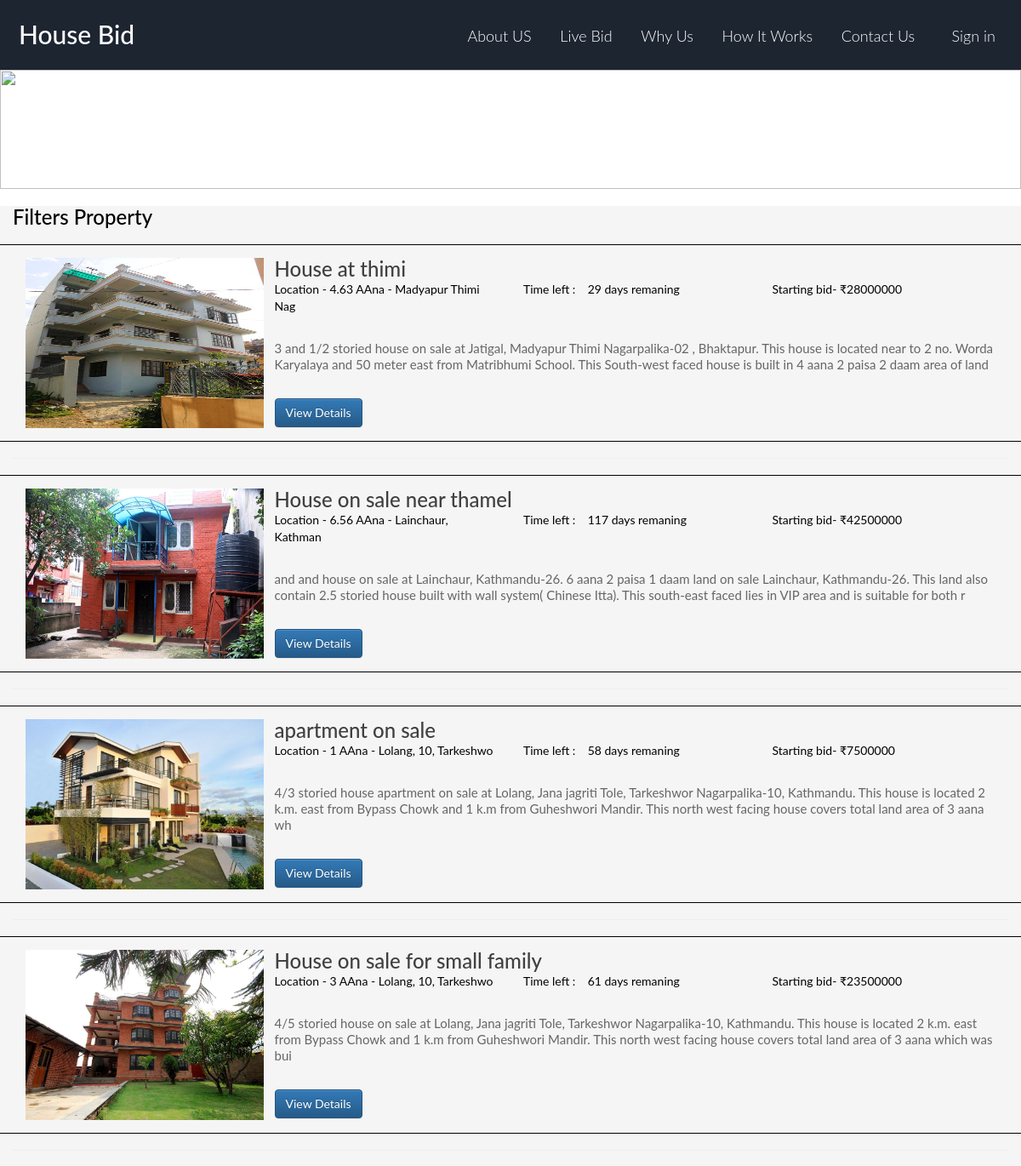
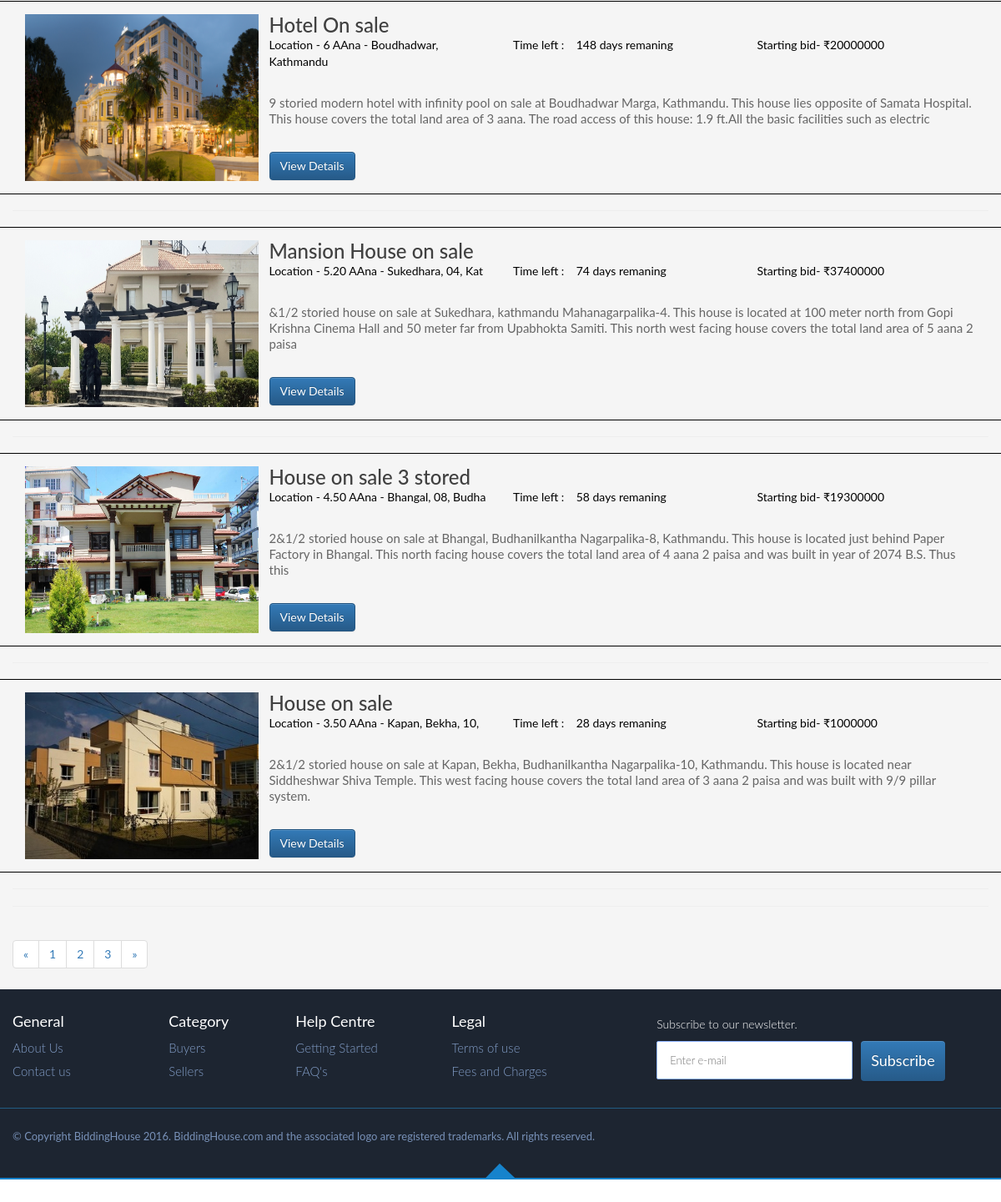
/austion_page_ori.php, run on the app's committed database (2 pictures, top to bottom).
### tables this page shows
CREATE TABLE `auctions_post` (
  `post_id` int(10) NOT NULL,
  `post_title` varchar(255) NOT NULL,
  `post_date` date NOT NULL,
  `bid_end_date` date NOT NULL,
  `post_location` varchar(30) NOT NULL,
  `post_image` text NOT NULL,
  `post_tags` int(12) NOT NULL,
  `post_content` varchar(255) NOT NULL,
  `video_link` varchar(255) NOT NULL,
  `map_link` varchar(255) NOT NULL,
  `virtual_tour_link` varchar(255) NOT NULL,
  `threshold_bid` int(20) NOT NULL,
  `post_status` varchar(15) NOT NULL,
  `post_approve_unapp` varchar(255) NOT NULL
);

### austion_page_ori.php (the view, shortened to what this page needs)
<?php include "include/header.php" ?>
<section id="inner-banne">
  <img src="images_lat/banner/property_search_header_3.jpg"  height="140" alt="" title="" />
</section>
<br>
<section id="wrapper">
  <div class="detail-TopBar">
    <div class="pdTopBar">
  <div class="container">
      <h3 class="my-4">Filters Property </h3>
<br>
  <?php
  $query="SELECT * FROM auctions_post WHERE post_approve_unapp='approve' ORDER BY post_id desc";
  $select_all_post_query=mysqli_query($link,$query);
  while($row=mysqli_fetch_assoc($select_all_post_query)){
    $post_title=$row['post_title'];
    $post_date=$row['post_date'];
    $bid_end_date=$row['bid_end_date'];
    $post_image=$row['post_image'];
    $post_content=$row['post_content'];
    $post_location=$row['post_location'];
    $threshold_bid=$row['threshold_bid'];
  $post_id=$row['post_id'];
?>
      <div class="row" style="outline:1px solid black;padding:15px;">
        <div class="col-md-3">
            <a href="#">
            <img class="img-fluid rounded mb-3 mb-md-0" height="200" width="280" src="images/<?php echo $post_image;?>" alt="">
          </a>
        </div>
        <div class="col-md-9">
          <h3><a href="bidding_house.php?id=<?php echo $post_id ?>" role=""><?php echo $post_title ?></a></h3>
           <div class="row">
            <div class="col-md-4"> Location - <?php echo $post_location ?></div>
            <div class="col-md-4">Time left : &nbsp&nbsp
             <?php
              $now = strtotime("$post_date");
              $your_date = strtotime("$bid_end_date");
              $datediff =$your_date-$now;
              echo round($datediff / (60 * 60 * 24))." days remaning";
               ?>
                </div>
            <div class="col-md-4">Starting bid-  &#x20B9;<?php echo $threshold_bid ?></div>
          </div>
          <br>
          <p><?php echo $post_content ?></p>
          <br>
          <a class="btn btn-primary"  href='<?php echo "bidding_house.php?id=".$post_id; ?>'>View Details</a>
        </div>
      </div>
      <hr>
<?php
  }
  ?>
      <hr>
      <ul class="pagination justify-content-center">
        <li class="page-item">
          <a class="page-link" href="#" aria-label="Previous">
            <span aria-hidden="true">&laquo;</span>
          </a>
        </li>
        <li class="page-item">
          <a class="page-link" href="#">1</a>
        </li>
        <li class="page-item">
          <a class="page-link" href="#">2</a>
        </li>
        <li class="page-item">
          <a class="page-link" href="#">3</a>
        </li>
        <li class="page-item">
          <a class="page-link" href="#" aria-label="Next">
            <span aria-hidden="true">&raquo;</span>
          </a>
        </li>
      </ul>
    </div>
</body>
 <?php include "include/footer.php" ?>

### data on the page
auctions_post: post_image (picture), post_title "House at thimi", post_location "4.63 AAna - Madyapur Thimi Nag", $datediff / (60 * 60 * 24) "29", threshold_bid "28000000", post_content "3 and 1/2 storied house on sale at Jatigal, Madyapur Thimi Nagarpalika-02 , Bhaktapur. This house is located near to 2 no. Worda Karyalaya and 50 meter east from Matribhumi School. This South-west faced house is built in 4 aana 2 paisa 2 daam area of land"
auctions_post: post_image (picture), post_title "House on sale near thamel", post_location "6.56 AAna - Lainchaur, Kathman", $datediff / (60 * 60 * 24) "117", threshold_bid "42500000", post_content "and and house on sale at Lainchaur, Kathmandu-26. 6 aana 2 paisa 1 daam land on sale Lainchaur, Kathmandu-26. This land also contain 2.5 storied house built with wall system( Chinese Itta). This south-east faced lies in VIP area and is suitable for both r"
auctions_post: post_image (picture), post_title "apartment on sale", post_location "1 AAna - Lolang, 10, Tarkeshwo", $datediff / (60 * 60 * 24) "58", threshold_bid "7500000", post_content "4/3 storied house apartment on sale at Lolang, Jana jagriti Tole, Tarkeshwor Nagarpalika-10, Kathmandu. This house is located 2 k.m. east from Bypass Chowk and 1 k.m from Guheshwori Mandir. This north west facing house covers total land area of 3 aana wh"
auctions_post: post_image (picture), post_title "House on sale for small family", post_location "3 AAna - Lolang, 10, Tarkeshwo", $datediff / (60 * 60 * 24) "61", threshold_bid "23500000", post_content "4/5 storied house on sale at Lolang, Jana jagriti Tole, Tarkeshwor Nagarpalika-10, Kathmandu. This house is located 2 k.m. east from Bypass Chowk and 1 k.m from Guheshwori Mandir. This north west facing house covers total land area of 3 aana which was bui"
auctions_post: post_image (picture), post_title "Hotel On sale", post_location "6 AAna - Boudhadwar, Kathmandu", $datediff / (60 * 60 * 24) "148", threshold_bid "20000000", post_content "9 storied modern hotel with infinity pool on sale at Boudhadwar Marga, Kathmandu. This house lies opposite of Samata Hospital. This house covers the total land area of 3 aana. The road access of this house: 1.9 ft.All the basic facilities such as electric"
auctions_post: post_image (picture), post_title "Mansion House on sale", post_location "5.20 AAna - Sukedhara, 04, Kat", $datediff / (60 * 60 * 24) "74", threshold_bid "37400000", post_content "&1/2 storied house on sale at Sukedhara, kathmandu Mahanagarpalika-4. This house is located at 100 meter north from Gopi Krishna Cinema Hall and 50 meter far from Upabhokta Samiti. This north west facing house covers the total land area of 5 aana 2 paisa"
auctions_post: post_image (picture), post_title "House on sale 3 stored", post_location "4.50 AAna - Bhangal, 08, Budha", $datediff / (60 * 60 * 24) "58", threshold_bid "19300000", post_content "2&1/2 storied house on sale at Bhangal, Budhanilkantha Nagarpalika-8, Kathmandu. This house is located just behind Paper Factory in Bhangal. This north facing house covers the total land area of 4 aana 2 paisa and was built in year of 2074 B.S. Thus this"
auctions_post: post_image (picture), post_title "House on sale", post_location "3.50 AAna - Kapan, Bekha, 10,", $datediff / (60 * 60 * 24) "28", threshold_bid "1000000", post_content "2&1/2 storied house on sale at Kapan, Bekha, Budhanilkantha Nagarpalika-10, Kathmandu. This house is located near Siddheshwar Shiva Temple. This west facing house covers the total land area of 3 aana 2 paisa and was built with 9/9 pillar system."
